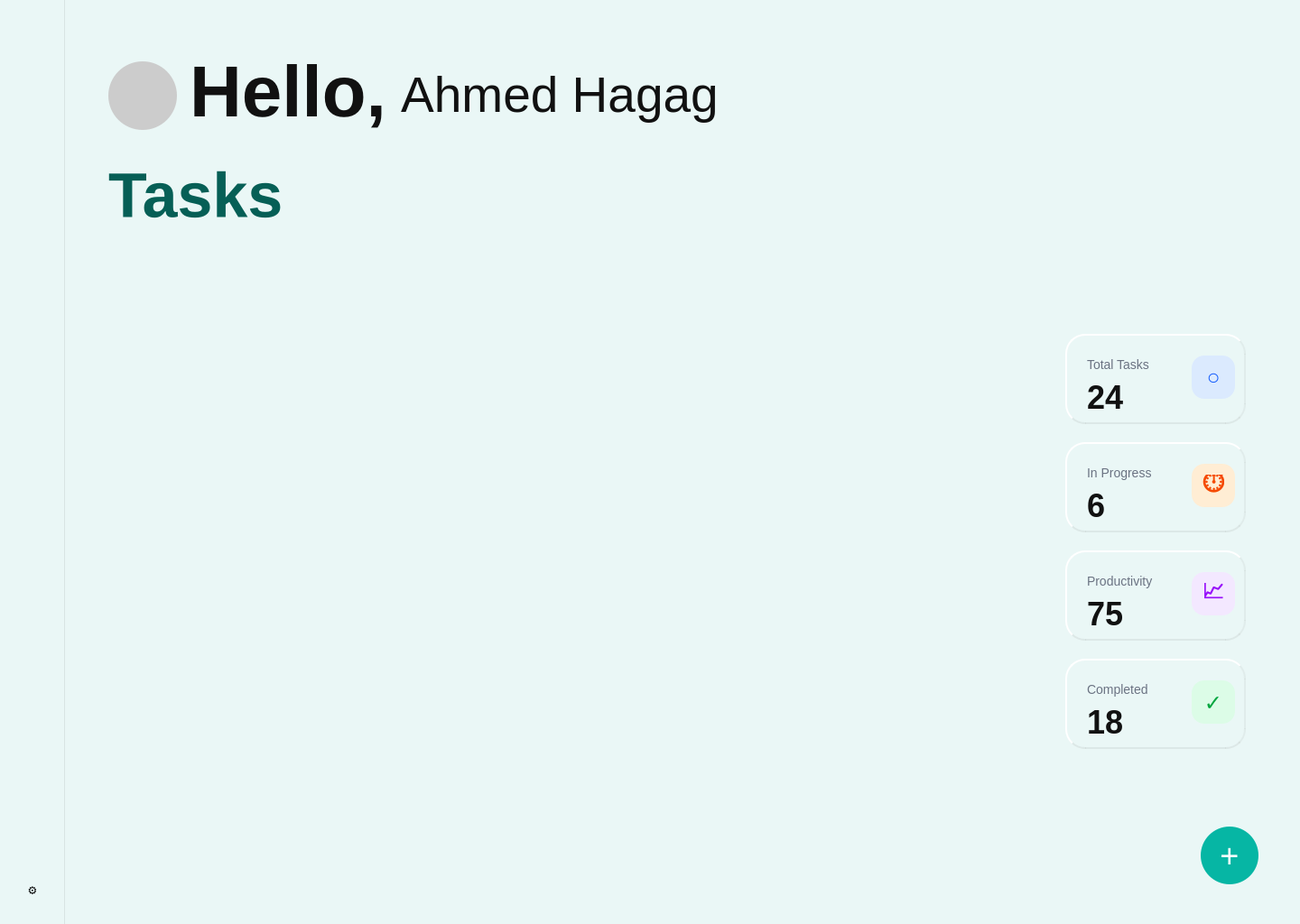
<?xml version="1.0" encoding="UTF-8"?>
<ui version="4.0">
 <class>MainWindow</class>
 <widget class="QWidget" name="MainWindow">
  <property name="geometry">
   <rect>
    <x>0</x>
    <y>0</y>
    <width>1440</width>
    <height>1024</height>
   </rect>
  </property>
  <property name="minimumSize">
   <size>
    <width>1440</width>
    <height>1024</height>
   </size>
  </property>
  <property name="maximumSize">
   <size>
    <width>1440</width>
    <height>1024</height>
   </size>
  </property>
  <property name="windowTitle">
   <string>LearnFlow Desktop</string>
  </property>
  <property name="styleSheet">
   <string notr="true">
QWidget#MainWindow {
  background-color: #EAF7F6;
}

QFrame#sidebar {
  background-color: #EAF7F6;
  border-right: 1px solid rgba(0, 0, 0, 0.08);
}

QLabel#sidebarCheckIcon {
  color: #06B6A4;
  font-size: 20px;
}

QPushButton#navHome {
  border: none;
  background: transparent;
  border-image: url(:/home.png) 0 0 0 0 stretch stretch;
  min-height: 142px;
  max-width: 53px;
}

QPushButton#navHome:hover {
  opacity: 0.9;
}

QPushButton#navTasks {
  border: none;
  background: transparent;
  border-image: url(:/nottasks.png) 0 0 0 0 stretch stretch;
  min-height: 144px;
  max-width: 53px;
}

QPushButton#navCalendar {
  border: none;
  background: transparent;
  border-image: url(:/notcalendar.png) 0 0 0 0 stretch stretch;
  min-height: 170px;
  max-width: 53px;
}

QPushButton#navTasks:hover,
QPushButton#navCalendar:hover {
  opacity: 0.9;
}

QPushButton#settingsButton {
  background-color: transparent;
  border: none;
  padding: 4px;
}

QPushButton#settingsButton:hover {
  background-color: rgba(6, 95, 86, 0.1);
  border-radius: 8px;
}

QLabel#profileImage {
  border-radius: 38px;
  background-color: #cccccc;
}

QLabel#greetingHello {
  font-family: 'Roboto Flex';
  font-weight: 900;
  font-size: 80px;
  color: #111111;
}

QLabel#greetingName {
  font-family: 'Patrick Hand';
  font-weight: 400;
  font-size: 55px;
  color: #111111;
}

QPushButton#fabButton {
  background-color: #06B6A4;
  color: white;
  border: none;
  border-radius: 32px;
  font-family: 'Inter';
  font-weight: 300;
  font-size: 36px;
}

QPushButton#fabButton:hover {
  background-color: #059E8E;
}

QPushButton#fabButton:pressed {
  background-color: #048A7C;
}

QLabel#questionMark {
  font-family: 'Pecita';
  font-size: 64px;
  color: #06B6A4;
}

QLabel#tasksHeading {
  font-family: 'Roboto Flex';
  font-weight: 900;
  font-size: 70px;
  color: #065F56;
}

QFrame#cardTotalTasks,
QFrame#cardInProgress,
QFrame#cardProductivity,
QFrame#cardCompleted {
  background: qlineargradient(x1:0, y1:0, x2:0, y2:1,
    stop:0 rgba(255,255,255,0.92),
    stop:0.5 rgba(255,255,255,0.78),
    stop:1 rgba(245,248,247,0.60));
  border: 2px solid rgba(255,255,255,0.96);
  border-top-color: rgba(255,255,255,1.0);
  border-left-color: rgba(255,255,255,0.98);
  border-bottom-color: rgba(200,210,208,0.40);
  border-right-color: rgba(200,210,208,0.30);
  border-radius: 22px;
}

QFrame#cardTotalTasks:hover,
QFrame#cardInProgress:hover,
QFrame#cardProductivity:hover,
QFrame#cardCompleted:hover {
  background: qlineargradient(x1:0, y1:0, x2:0, y2:1,
    stop:0 rgba(255,255,255,0.98),
    stop:0.5 rgba(255,255,255,0.88),
    stop:1 rgba(250,252,251,0.72));
  border: 2px solid rgba(255,255,255,1.0);
  border-bottom-color: rgba(200,210,208,0.45);
}

QLabel#labelTotalTasks,
QLabel#labelInProgress,
QLabel#labelProductivity,
QLabel#labelCompleted {
  font-family: 'Inter';
  font-weight: 400;
  font-size: 14px;
  color: #6A7282;
  background: transparent;
}

QLabel#valueTotalTasks,
QLabel#valueInProgress,
QLabel#valueProductivity,
QLabel#valueCompleted {
  font-family: 'Inter';
  font-weight: 900;
  font-size: 36px;
  color: #111111;
  background: transparent;
}

QFrame#iconContainerBlue {
  background-color: #DBEAFE;
  border-radius: 14px;
  min-width: 48px;
  min-height: 48px;
  max-width: 48px;
  max-height: 48px;
}

QFrame#iconContainerOrange {
  background-color: #FFEDD4;
  border-radius: 14px;
  min-width: 48px;
  min-height: 48px;
  max-width: 48px;
  max-height: 48px;
}

QFrame#iconContainerPurple {
  background-color: #F3E8FF;
  border-radius: 14px;
  min-width: 48px;
  min-height: 48px;
  max-width: 48px;
  max-height: 48px;
}

QFrame#iconContainerGreen {
  background-color: #DCFCE7;
  border-radius: 14px;
  min-width: 48px;
  min-height: 48px;
  max-width: 48px;
  max-height: 48px;
}

QLabel#iconTotalTasks {
  color: #155DFC;
  font-weight: 900;
  font-size: 24px;
  background: transparent;
}

QLabel#iconInProgress {
  color: #F54900;
  font-weight: 900;
  font-size: 24px;
  background: transparent;
}

QLabel#iconProductivity {
  color: #9810FA;
  font-weight: 900;
  font-size: 24px;
  background: transparent;
}

QLabel#iconCompleted {
  color: #00A63E;
  font-weight: 900;
  font-size: 24px;
  background: transparent;
}

QStackedWidget#contentStack {
  background: transparent;
}

QWidget#homePage,
QWidget#tasksPage,
QWidget#calendarPage {
  background: transparent;
}

QLabel#tasksPageTitle,
QLabel#calendarPageTitle {
  font-family: 'Roboto Flex';
  font-weight: 900;
  font-size: 70px;
  color: #065F56;
}

QLabel#calendarDate {
  font-family: 'Inter';
  font-weight: 500;
  font-size: 60px;
  color: #7b8185;
}

QLabel#homeBackground,
QLabel#tasksBackground,
QLabel#calendarBackground {
  background-image: url(:/BackgroundPattern.png);
  background-repeat: repeat;
}

QLabel#homeFadeOverlay,
QLabel#tasksFadeOverlay,
QLabel#calendarFadeOverlay {
  background-color: rgba(234, 247, 246, 230);
}

QScrollBar:vertical {
  background: transparent;
  width: 8px;
  margin: 0;
}

QScrollBar::handle:vertical {
  background: rgba(6, 95, 86, 0.3);
  border-radius: 4px;
  min-height: 30px;
}

QScrollBar::handle:vertical:hover {
  background: rgba(6, 95, 86, 0.5);
}

QScrollBar::add-line:vertical,
QScrollBar::sub-line:vertical {
  height: 0;
}
   
/* Tasks Page */
QLineEdit#tasksSearchBar {
  background: qlineargradient(x1:0, y1:0, x2:0, y2:1,
    stop:0 rgba(255,255,255,0.88),
    stop:1 rgba(255,255,255,0.58));
  border: 2px solid rgba(255,255,255,0.95);
  border-top-color: rgba(255,255,255,1.0);
  border-left-color: rgba(255,255,255,0.98);
  border-bottom-color: rgba(200,210,208,0.45);
  border-right-color: rgba(200,210,208,0.35);
  border-radius: 30px;
  padding: 0px 24px 0px 56px;
  font-family: 'Inter';
  font-size: 18px;
  color: #374151;
  min-height: 60px;
  selection-background-color: #06B6A4;
  selection-color: white;
}
QLineEdit#tasksSearchBar:hover {
  background: qlineargradient(x1:0, y1:0, x2:0, y2:1,
    stop:0 rgba(255,255,255,0.94),
    stop:1 rgba(255,255,255,0.68));
  border: 2px solid rgba(255,255,255,1.0);
  border-bottom-color: rgba(200,210,208,0.50);
}
QLineEdit#tasksSearchBar:focus {
  background: qlineargradient(x1:0, y1:0, x2:0, y2:1,
    stop:0 rgba(255,255,255,0.96),
    stop:1 rgba(255,255,255,0.72));
  border: 2px solid rgba(6, 182, 164, 0.45);
  border-top-color: rgba(6, 182, 164, 0.55);
}
QLabel#tasksSearchIcon {
  background: transparent;
}
QPushButton#filterAll {
  background-color: #06B6A4;
  border: none;
  border-radius: 28px;
  color: white;
  font-family: 'Inter';
  font-size: 18px;
  font-weight: 700;
  padding: 6px 20px;
  min-height: 20px;
}
QPushButton#filterAll:hover {
  background-color: #059E8E;
}
QPushButton#filterOverdue, QPushButton#filterHighPriority {
  background-color: transparent;
  border: 1px solid #065F56;
  border-radius: 28px;
  color: #065F56;
  font-family: 'Inter';
  font-size: 18px;
  font-weight: 600;
  padding: 6px 20px;
  min-height: 20px;
}
QPushButton#filterOverdue:hover, QPushButton#filterHighPriority:hover {
  background-color: rgba(6, 182, 164, 0.1);
}
/* Calendar Arrows */
QPushButton#calBtnPrev, QPushButton#calBtnNext {
  border: none;
  background-color: transparent;
  border-radius: 28px;
}
QPushButton#calBtnPrev:hover, QPushButton#calBtnNext:hover {
  background-color: rgba(6, 182, 164, 0.12);
}
</string>
  </property>
  <widget class="QFrame" name="sidebar">
   <property name="geometry">
    <rect>
     <x>0</x>
     <y>0</y>
     <width>72</width>
     <height>1024</height>
    </rect>
   </property>
   <property name="frameShape">
    <enum>QFrame::Shape::NoFrame</enum>
   </property>
   <widget class="QLabel" name="sidebarCheckIcon">
    <property name="geometry">
     <rect>
      <x>16</x>
      <y>24</y>
      <width>40</width>
      <height>40</height>
     </rect>
    </property>
    <property name="text">
     <string/>
    </property>
    <property name="pixmap">
     <pixmap resource="resources.qrc">:/sidebarTopCheck.png</pixmap>
    </property>
    <property name="scaledContents">
     <bool>true</bool>
    </property>
    <property name="alignment">
     <set>Qt::AlignmentFlag::AlignCenter</set>
    </property>
   </widget>
   <widget class="QPushButton" name="navHome">
    <property name="geometry">
     <rect>
      <x>10</x>
      <y>96</y>
      <width>53</width>
      <height>142</height>
     </rect>
    </property>
    <property name="text">
     <string/>
    </property>
   </widget>
   <widget class="QPushButton" name="navTasks">
    <property name="geometry">
     <rect>
      <x>10</x>
      <y>267</y>
      <width>53</width>
      <height>144</height>
     </rect>
    </property>
    <property name="text">
     <string/>
    </property>
   </widget>
   <widget class="QPushButton" name="navCalendar">
    <property name="geometry">
     <rect>
      <x>10</x>
      <y>438</y>
      <width>53</width>
      <height>170</height>
     </rect>
    </property>
    <property name="text">
     <string/>
    </property>
   </widget>
   <widget class="QPushButton" name="settingsButton">
    <property name="geometry">
     <rect>
      <x>16</x>
      <y>966</y>
      <width>40</width>
      <height>40</height>
     </rect>
    </property>
    <property name="text">
     <string>⚙</string>
    </property>
    <property name="flat">
     <bool>true</bool>
    </property>
   </widget>
  </widget>
  <widget class="QStackedWidget" name="contentStack">
   <property name="geometry">
    <rect>
     <x>72</x>
     <y>0</y>
     <width>1368</width>
     <height>1024</height>
    </rect>
   </property>
   <property name="currentIndex">
    <number>0</number>
   </property>
   <widget class="QWidget" name="homePage">
    <widget class="QLabel" name="homeBackground">
     <property name="geometry">
      <rect>
       <x>0</x>
       <y>0</y>
       <width>1368</width>
       <height>1024</height>
      </rect>
     </property>
    </widget>
    <widget class="QLabel" name="homeFadeOverlay">
     <property name="geometry">
      <rect>
       <x>0</x>
       <y>-380</y>
       <width>1368</width>
       <height>1451</height>
      </rect>
     </property>
    </widget>
    <widget class="QLabel" name="profileImage">
     <property name="geometry">
      <rect>
       <x>48</x>
       <y>68</y>
       <width>76</width>
       <height>76</height>
      </rect>
     </property>
     <property name="text">
      <string/>
     </property>
     <property name="pixmap">
      <pixmap resource="resources.qrc">:/profileImage.png</pixmap>
     </property>
     <property name="scaledContents">
      <bool>true</bool>
     </property>
    </widget>
    <widget class="QLabel" name="greetingHello">
     <property name="geometry">
      <rect>
       <x>138</x>
       <y>56</y>
       <width>260</width>
       <height>90</height>
      </rect>
     </property>
     <property name="text">
      <string>Hello,</string>
     </property>
     <property name="alignment">
      <set>Qt::AlignmentFlag::AlignLeading|Qt::AlignmentFlag::AlignLeft|Qt::AlignmentFlag::AlignVCenter</set>
     </property>
    </widget>
    <widget class="QLabel" name="greetingName">
     <property name="geometry">
      <rect>
       <x>360</x>
       <y>60</y>
       <width>400</width>
       <height>90</height>
      </rect>
     </property>
     <property name="text">
      <string> Ahmed Hagag</string>
     </property>
     <property name="alignment">
      <set>Qt::AlignmentFlag::AlignLeading|Qt::AlignmentFlag::AlignLeft|Qt::AlignmentFlag::AlignVCenter</set>
     </property>
    </widget>
    <widget class="QLabel" name="tasksHeading">
     <property name="geometry">
      <rect>
       <x>48</x>
       <y>160</y>
       <width>446</width>
       <height>112</height>
      </rect>
     </property>
     <property name="text">
      <string>Tasks</string>
     </property>
     <property name="alignment">
      <set>Qt::AlignmentFlag::AlignLeading|Qt::AlignmentFlag::AlignLeft|Qt::AlignmentFlag::AlignVCenter</set>
     </property>
    </widget>
    <widget class="QFrame" name="cardTotalTasks">
     <property name="geometry">
      <rect>
       <x>1108</x>
       <y>370</y>
       <width>200</width>
       <height>100</height>
      </rect>
     </property>
     <property name="frameShape">
      <enum>QFrame::Shape::NoFrame</enum>
     </property>
     <widget class="QLabel" name="labelTotalTasks">
      <property name="geometry">
       <rect>
        <x>24</x>
        <y>24</y>
        <width>100</width>
        <height>20</height>
       </rect>
      </property>
      <property name="text">
       <string>Total Tasks</string>
      </property>
     </widget>
     <widget class="QLabel" name="valueTotalTasks">
      <property name="geometry">
       <rect>
        <x>24</x>
        <y>52</y>
        <width>80</width>
        <height>36</height>
       </rect>
      </property>
      <property name="text">
       <string>24</string>
      </property>
     </widget>
     <widget class="QFrame" name="iconContainerBlue">
      <property name="geometry">
       <rect>
        <x>140</x>
        <y>24</y>
        <width>48</width>
        <height>48</height>
       </rect>
      </property>
      <property name="frameShape">
       <enum>QFrame::Shape::NoFrame</enum>
      </property>
      <widget class="QLabel" name="iconTotalTasks">
       <property name="geometry">
        <rect>
         <x>12</x>
         <y>12</y>
         <width>24</width>
         <height>24</height>
        </rect>
       </property>
       <property name="text">
        <string>○</string>
       </property>
       <property name="alignment">
        <set>Qt::AlignmentFlag::AlignCenter</set>
       </property>
      </widget>
     </widget>
    </widget>
    <widget class="QFrame" name="cardInProgress">
     <property name="geometry">
      <rect>
       <x>1108</x>
       <y>490</y>
       <width>200</width>
       <height>100</height>
      </rect>
     </property>
     <property name="frameShape">
      <enum>QFrame::Shape::NoFrame</enum>
     </property>
     <widget class="QLabel" name="labelInProgress">
      <property name="geometry">
       <rect>
        <x>24</x>
        <y>24</y>
        <width>100</width>
        <height>20</height>
       </rect>
      </property>
      <property name="text">
       <string>In Progress</string>
      </property>
     </widget>
     <widget class="QLabel" name="valueInProgress">
      <property name="geometry">
       <rect>
        <x>24</x>
        <y>52</y>
        <width>80</width>
        <height>36</height>
       </rect>
      </property>
      <property name="text">
       <string>6</string>
      </property>
     </widget>
     <widget class="QFrame" name="iconContainerOrange">
      <property name="geometry">
       <rect>
        <x>140</x>
        <y>24</y>
        <width>48</width>
        <height>48</height>
       </rect>
      </property>
      <property name="frameShape">
       <enum>QFrame::Shape::NoFrame</enum>
      </property>
      <widget class="QLabel" name="iconInProgress">
       <property name="geometry">
        <rect>
         <x>12</x>
         <y>12</y>
         <width>24</width>
         <height>24</height>
        </rect>
       </property>
       <property name="text">
        <string>⏱</string>
       </property>
       <property name="alignment">
        <set>Qt::AlignmentFlag::AlignCenter</set>
       </property>
      </widget>
     </widget>
    </widget>
    <widget class="QFrame" name="cardProductivity">
     <property name="geometry">
      <rect>
       <x>1108</x>
       <y>610</y>
       <width>200</width>
       <height>100</height>
      </rect>
     </property>
     <property name="frameShape">
      <enum>QFrame::Shape::NoFrame</enum>
     </property>
     <widget class="QLabel" name="labelProductivity">
      <property name="geometry">
       <rect>
        <x>24</x>
        <y>24</y>
        <width>100</width>
        <height>20</height>
       </rect>
      </property>
      <property name="text">
       <string>Productivity</string>
      </property>
     </widget>
     <widget class="QLabel" name="valueProductivity">
      <property name="geometry">
       <rect>
        <x>24</x>
        <y>52</y>
        <width>80</width>
        <height>36</height>
       </rect>
      </property>
      <property name="text">
       <string>75</string>
      </property>
     </widget>
     <widget class="QFrame" name="iconContainerPurple">
      <property name="geometry">
       <rect>
        <x>140</x>
        <y>24</y>
        <width>48</width>
        <height>48</height>
       </rect>
      </property>
      <property name="frameShape">
       <enum>QFrame::Shape::NoFrame</enum>
      </property>
      <widget class="QLabel" name="iconProductivity">
       <property name="geometry">
        <rect>
         <x>12</x>
         <y>12</y>
         <width>24</width>
         <height>24</height>
        </rect>
       </property>
       <property name="text">
        <string>📈</string>
       </property>
       <property name="alignment">
        <set>Qt::AlignmentFlag::AlignCenter</set>
       </property>
      </widget>
     </widget>
    </widget>
    <widget class="QFrame" name="cardCompleted">
     <property name="geometry">
      <rect>
       <x>1108</x>
       <y>730</y>
       <width>200</width>
       <height>100</height>
      </rect>
     </property>
     <property name="frameShape">
      <enum>QFrame::Shape::NoFrame</enum>
     </property>
     <widget class="QLabel" name="labelCompleted">
      <property name="geometry">
       <rect>
        <x>24</x>
        <y>24</y>
        <width>100</width>
        <height>20</height>
       </rect>
      </property>
      <property name="text">
       <string>Completed</string>
      </property>
     </widget>
     <widget class="QLabel" name="valueCompleted">
      <property name="geometry">
       <rect>
        <x>24</x>
        <y>52</y>
        <width>80</width>
        <height>36</height>
       </rect>
      </property>
      <property name="text">
       <string>18</string>
      </property>
     </widget>
     <widget class="QFrame" name="iconContainerGreen">
      <property name="geometry">
       <rect>
        <x>140</x>
        <y>24</y>
        <width>48</width>
        <height>48</height>
       </rect>
      </property>
      <property name="frameShape">
       <enum>QFrame::Shape::NoFrame</enum>
      </property>
      <widget class="QLabel" name="iconCompleted">
       <property name="geometry">
        <rect>
         <x>12</x>
         <y>12</y>
         <width>24</width>
         <height>24</height>
        </rect>
       </property>
       <property name="text">
        <string>✓</string>
       </property>
       <property name="alignment">
        <set>Qt::AlignmentFlag::AlignCenter</set>
       </property>
      </widget>
     </widget>
    </widget>
   </widget>
   <widget class="QWidget" name="tasksPage">
    <widget class="QLabel" name="tasksBackground">
     <property name="geometry">
      <rect>
       <x>0</x>
       <y>0</y>
       <width>1368</width>
       <height>1024</height>
      </rect>
     </property>
    </widget>
    <widget class="QLabel" name="tasksFadeOverlay">
     <property name="geometry">
      <rect>
       <x>0</x>
       <y>0</y>
       <width>1368</width>
       <height>1024</height>
      </rect>
     </property>
    </widget>
    <widget class="QLineEdit" name="tasksSearchBar">
     <property name="geometry">
      <rect>
       <x>109</x>
       <y>56</y>
       <width>1150</width>
       <height>64</height>
      </rect>
     </property>
     <property name="placeholderText">
      <string>Search anything....</string>
     </property>
    </widget>
    <widget class="QLabel" name="tasksSearchIcon">
     <property name="geometry">
      <rect>
       <x>134</x>
       <y>72</y>
       <width>28</width>
       <height>28</height>
      </rect>
     </property>
     <property name="pixmap">
      <pixmap resource="resources.qrc">:/search.png</pixmap>
     </property>
     <property name="scaledContents">
      <bool>true</bool>
     </property>
     <property name="alignment">
      <set>Qt::AlignmentFlag::AlignCenter</set>
     </property>
    </widget>
    <widget class="QPushButton" name="filterAll">
     <property name="geometry">
      <rect>
       <x>109</x>
       <y>144</y>
       <width>90</width>
       <height>58</height>
      </rect>
     </property>
     <property name="cursor">
      <cursorShape>PointingHandCursor</cursorShape>
     </property>
     <property name="text">
      <string>All</string>
     </property>
     <property name="checkable">
      <bool>true</bool>
     </property>
     <property name="checked">
      <bool>true</bool>
     </property>
    </widget>
    <widget class="QPushButton" name="filterOverdue">
     <property name="geometry">
      <rect>
       <x>213</x>
       <y>144</y>
       <width>148</width>
       <height>58</height>
      </rect>
     </property>
     <property name="cursor">
      <cursorShape>PointingHandCursor</cursorShape>
     </property>
     <property name="styleSheet">
      <string notr="true"/>
     </property>
     <property name="text">
      <string>Overdue</string>
     </property>
     <property name="checkable">
      <bool>true</bool>
     </property>
    </widget>
    <widget class="QPushButton" name="filterHighPriority">
     <property name="geometry">
      <rect>
       <x>375</x>
       <y>144</y>
       <width>178</width>
       <height>58</height>
      </rect>
     </property>
     <property name="cursor">
      <cursorShape>PointingHandCursor</cursorShape>
     </property>
     <property name="text">
      <string>High Priority</string>
     </property>
     <property name="checkable">
      <bool>true</bool>
     </property>
    </widget>
   </widget>
   <widget class="QWidget" name="calendarPage">
    <widget class="QLabel" name="calendarBackground">
     <property name="geometry">
      <rect>
       <x>0</x>
       <y>0</y>
       <width>1368</width>
       <height>1024</height>
      </rect>
     </property>
    </widget>
    <widget class="QLabel" name="calendarFadeOverlay">
     <property name="geometry">
      <rect>
       <x>0</x>
       <y>0</y>
       <width>1368</width>
       <height>1024</height>
      </rect>
     </property>
    </widget>
    <widget class="QLabel" name="calendarPageTitle">
     <property name="geometry">
      <rect>
       <x>109</x>
       <y>56</y>
       <width>331</width>
       <height>100</height>
      </rect>
     </property>
     <property name="text">
      <string>&lt;html&gt;&lt;head/&gt;&lt;body&gt;&lt;p&gt;&lt;span style=&quot; font-family:'Inter'; font-weight:700; color:#06b6a4;&quot;&gt;Calendar&lt;/span&gt;&lt;/p&gt;&lt;/body&gt;&lt;/html&gt;</string>
     </property>
     <property name="textFormat">
      <enum>Qt::TextFormat::RichText</enum>
     </property>
     <property name="alignment">
      <set>Qt::AlignmentFlag::AlignLeading|Qt::AlignmentFlag::AlignLeft|Qt::AlignmentFlag::AlignVCenter</set>
     </property>
    </widget>
    <widget class="QLabel" name="calendarTitleLabel">
     <property name="geometry">
      <rect>
       <x>410</x>
       <y>50</y>
       <width>300</width>
       <height>40</height>
      </rect>
     </property>
     <property name="styleSheet">
      <string notr="true">font-family:'Inter'; font-size:26px; font-weight:700; color:#111111; background: transparent;</string>
     </property>
     <property name="text">
      <string>My Daily Life</string>
     </property>
    </widget>
    <widget class="QLabel" name="calendarSubtitle">
     <property name="geometry">
      <rect>
       <x>410</x>
       <y>90</y>
       <width>300</width>
       <height>20</height>
      </rect>
     </property>
     <property name="styleSheet">
      <string notr="true">font-family:'Inter'; font-size:14px; color:#6A7282; background: transparent;</string>
     </property>
     <property name="text">
      <string>Plan, track, and organize your schedule.</string>
     </property>
    </widget>
    
    <!-- Week Range and Navigation -->
    <widget class="QLabel" name="calendarWeekRange">
     <property name="geometry">
      <rect>
       <x>900</x>
       <y>120</y>
       <width>250</width>
       <height>44</height>
      </rect>
     </property>
     <property name="styleSheet">
      <string notr="true">font-family:'Inter'; font-size:16px; font-weight:600; color:#111111; background: transparent;</string>
     </property>
     <property name="text">
      <string>June 22 - 28, 2026</string>
     </property>
     <property name="alignment">
      <set>Qt::AlignmentFlag::AlignCenter</set>
     </property>
    </widget>
    <widget class="QPushButton" name="calBtnPrev">
     <property name="geometry">
      <rect>
       <x>850</x>
       <y>120</y>
       <width>44</width>
       <height>44</height>
      </rect>
     </property>
     <property name="cursor">
      <cursorShape>PointingHandCursor</cursorShape>
     </property>
     <property name="styleSheet">
      <string notr="true">
        QPushButton { 
            border: 1.5px solid rgba(0,0,0,0.06); 
            border-radius: 12px; 
            font-size: 18px; 
            color: #6A7282; 
            background: white; 
        } 
        QPushButton:hover { 
            background: #F8F9FA; 
            color: #06B6A4;
            border-color: rgba(6, 182, 164, 0.2);
        }
        QPushButton:pressed {
            background: #F1F3F5;
        }
      </string>
     </property>
     <property name="text">
      <string>←</string>
     </property>
    </widget>
    <widget class="QPushButton" name="calBtnNext">
     <property name="geometry">
      <rect>
       <x>1160</x>
       <y>120</y>
       <width>44</width>
       <height>44</height>
      </rect>
     </property>
     <property name="cursor">
      <cursorShape>PointingHandCursor</cursorShape>
     </property>
     <property name="styleSheet">
      <string notr="true">
        QPushButton { 
            border: 1.5px solid rgba(0,0,0,0.06); 
            border-radius: 12px; 
            font-size: 18px; 
            color: #6A7282; 
            background: white; 
        } 
        QPushButton:hover { 
            background: #F8F9FA; 
            color: #06B6A4;
            border-color: rgba(6, 182, 164, 0.2);
        }
        QPushButton:pressed {
            background: #F1F3F5;
        }
      </string>
     </property>
     <property name="text">
      <string>→</string>
     </property>
    </widget>
    <widget class="QFrame" name="calendarContainer">
     <property name="geometry">
      <rect>
       <x>109</x>
       <y>180</y>
       <width>1200</width>
       <height>780</height>
      </rect>
     </property>
    </widget>
    
    <widget class="QPushButton" name="addScheduleBtn">
     <property name="geometry">
      <rect>
       <x>1220</x>
       <y>120</y>
       <width>140</width>
       <height>44</height>
      </rect>
     </property>
     <property name="cursor">
      <cursorShape>PointingHandCursor</cursorShape>
     </property>
     <property name="styleSheet">
      <string notr="true">
        QPushButton {
            background-color: #06B6A4;
            color: white;
            border: none;
            border-radius: 22px;
            font-family: 'Inter';
            font-weight: 700;
            font-size: 14px;
        }
        QPushButton:hover {
            background-color: #059E8E;
        }
      </string>
     </property>
     <property name="text">
      <string>+ Add Schedule</string>
     </property>
    </widget>
   </widget>
  </widget>
  <widget class="QPushButton" name="fabButton">
   <property name="geometry">
    <rect>
     <x>1330</x>
     <y>916</y>
     <width>64</width>
     <height>64</height>
    </rect>
   </property>
   <property name="cursor">
    <cursorShape>PointingHandCursor</cursorShape>
   </property>
   <property name="text">
    <string>+</string>
   </property>
  </widget>
 </widget>
 <resources>
  <include location="resources.qrc"/>
 </resources>
 <connections/>
</ui>
